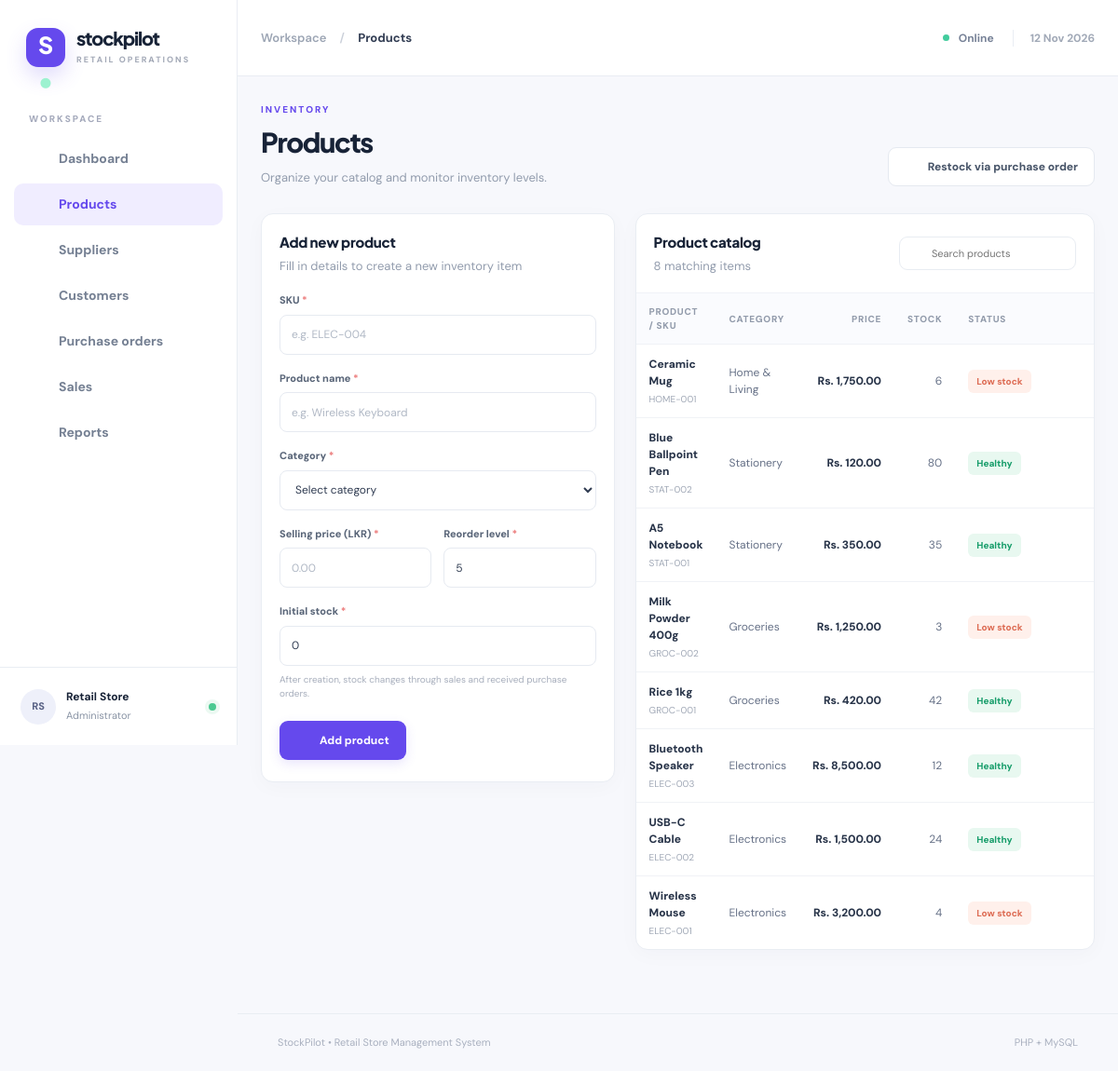
/products.php, run on the app's committed database.
### tables this page shows
CREATE TABLE products (
 product_id INT UNSIGNED AUTO_INCREMENT PRIMARY KEY,
 sku VARCHAR(40) NOT NULL UNIQUE,
 product_name VARCHAR(150) NOT NULL,
 category_id INT UNSIGNED NOT NULL,
 selling_price DECIMAL(12,2) NOT NULL,
 stock_quantity INT UNSIGNED NOT NULL DEFAULT 0,
 reorder_level INT UNSIGNED NOT NULL DEFAULT 5,
 created_at TIMESTAMP DEFAULT CURRENT_TIMESTAMP,
 CONSTRAINT fk_product_category FOREIGN KEY (category_id) REFERENCES categories(category_id),
 CONSTRAINT chk_product_price CHECK (selling_price >= 0)
);

CREATE TABLE categories (
 category_id INT UNSIGNED AUTO_INCREMENT PRIMARY KEY,
 category_name VARCHAR(100) NOT NULL UNIQUE
);

### products.php (the view, shortened to what this page needs)
<?php
require_once __DIR__.'/bootstrap.php';
$edit=isset($_GET['edit'])?one('SELECT * FROM products WHERE product_id=?',[valid_id($_GET['edit'])]):false;
$search=trim((string)($_GET['q']??''));
$products=rows('SELECT p.*,c.category_name FROM products p JOIN categories c ON c.category_id=p.category_id WHERE (?="" OR p.product_name LIKE ? OR p.sku LIKE ?) ORDER BY p.product_id DESC',[$search,'%'.$search.'%','%'.$search.'%']);
render_header('Products','products.php');page_heading('INVENTORY','Products','Organize your catalog and monitor inventory levels.','<a class="btn secondary" href="purchases.php">'.icon('truck').' Restock via purchase order</a>');
?>
<div class="two-column form-layout"><section class="panel"><div class="panel-head"><div><h3><?=$edit?'Edit product':'Add new product'?></h3><p><?=$edit?'Update product details below':'Fill in details to create a new inventory item'?></p></div></div><form class="form-body" method="post"><?=csrf_field()?><input type="hidden" name="id" value="<?=e($edit['product_id']??'')?>"><div class="field"><label>SKU <span>*</span></label><input name="sku" required maxlength="40" placeholder="e.g. ELEC-004" value="<?=e($edit['sku']??'')?>"></div><div class="field"><label>Product name <span>*</span></label><input name="product_name" required maxlength="150" placeholder="e.g. Wireless Keyboard" value="<?=e($edit['product_name']??'')?>"></div><div class="field"><label>Category <span>*</span></label><select name="category_id" required><option value="">Select category</option><?php foreach($cats as $c):?><option value="<?=$c['category_id']?>" <?=($edit['category_id']??'')==$c['category_id']?'selected':''?>><?=e($c['category_name'])?></option><?php endforeach;?></select></div><div class="form-grid"><div class="field"><label>Selling price (LKR) <span>*</span></label><input name="selling_price" type="number" min="0" max="9999999999" step="0.01" required value="<?=e($edit['selling_price']??'')?>" placeholder="0.00"></div><div class="field"><label>Reorder level <span>*</span></label><input name="reorder_level" type="number" min="0" required value="<?=e($edit['reorder_level']??'5')?>"></div></div><?php if(!$edit):?><div class="field"><label>Initial stock <span>*</span></label><input name="stock_quantity" type="number" min="0" required value="0"><div class="help">After creation, stock changes through sales and received purchase orders.</div></div><?php else:?><div class="inline-note">Current stock: <strong><?=e($edit['stock_quantity'])?> units</strong>. Stock is adjusted using sales and received orders.</div><?php endif;?><div class="form-actions"><button class="btn primary" type="submit"><?=icon('check')?><?=$edit?'Save changes':'Add product'?></button><?php if($edit):?><a href="products.php" class="btn ghost">Cancel</a><?php endif;?></div></form></section>
<section class="panel"><div class="panel-head"><div><h3>Product catalog</h3><p><?=count($products)?> matching items</p></div><form class="search-box" method="get"><?=icon('search')?><input name="q" value="<?=e($search)?>" placeholder="Search products" aria-label="Search products"></form></div><div class="table-wrap"><table><thead><tr><th>Product / SKU</th><th>Category</th><th class="right">Price</th><th class="right">Stock</th><th>Status</th><th></th></tr></thead><tbody><?php foreach($products as $p):?><tr><td><strong><?=e($p['product_name'])?></strong><small class="table-sub"><?=e($p['sku'])?></small></td><td><?=e($p['category_name'])?></td><td class="right amount"><?=cash($p['selling_price'])?></td><td class="right"><?=e($p['stock_quantity'])?></td><td><span class="pill <?=$p['stock_quantity']<=$p['reorder_level']?'danger':'positive'?>"><?=$p['stock_quantity']<=$p['reorder_level']?'Low stock':'Healthy'?></span></td><td><a href="products.php?edit=<?=$p['product_id']?>" class="icon-button" title="Edit product"><?=icon('edit')?></a></td></tr><?php endforeach;if(!$products):?><tr><td class="empty" colspan="6">No products found.</td></tr><?php endif;?></tbody></table></div></section></div>
<?php render_footer(); ?>

### bootstrap.php (shortened to what this page needs)
<?php
function db(): PDO {
    static $pdo = null;
    if ($pdo === null) {
        try {
            $pdo = new PDO('mysql:host='.DB_HOST.';port='.DB_PORT.';dbname='.DB_NAME.';charset=utf8mb4', DB_USER, DB_PASSWORD, [
                PDO::ATTR_ERRMODE => PDO::ERRMODE_EXCEPTION,
                PDO::ATTR_DEFAULT_FETCH_MODE => PDO::FETCH_ASSOC,
                PDO::ATTR_EMULATE_PREPARES => false,
            ]);
        } catch (PDOException $e) {
            http_response_code(503);
            exit('<div style="font:16px Arial;max-width:700px;margin:12vh auto;padding:35px;border:1px solid #ddd;border-radius:15px"><h2>Database connection failed</h2><p>Start MySQL in XAMPP, import <code>database.sql</code> and check <code>config.php</code>.</p><pre>'.htmlspecialchars($e->getMessage(),ENT_QUOTES,'UTF-8').'</pre></div>');
        }
    }
    return $pdo;
}
function e($value): string { return htmlspecialchars((string)($value ?? ''), ENT_QUOTES | ENT_SUBSTITUTE, 'UTF-8'); }
function cash($value): string { return 'Rs. '.number_format((float)$value, 2); }
function take_flash(): ?array { $f=$_SESSION['flash']??null;unset($_SESSION['flash']);return $f; }
function rows(string $sql, array $params=[]): array { $stmt=db()->prepare($sql);$stmt->execute($params);return $stmt->fetchAll(); }
function icon(string $name): string {
    $paths=[
      'grid'=>'<rect x="3" y="3" width="7" height="7" rx="1"/><rect x="14" y="3" width="7" height="7" rx="1"/><rect x="3" y="14" width="7" height="7" rx="1"/><rect x="14" y="14" width="7" height="7" rx="1"/>',
      'box'=>'<path d="M21 8a2 2 0 0 0-1-1.73l-7-4a2 2 0 0 0-2 0l-7 4A2 2 0 0 0 3 8v8a2 2 0 0 0 1 1.73l7 4a2 2 0 0 0 2 0l7-4A2 2 0 0 0 21 16Z"/><path d="m3.3 7 8.7 5 8.7-5M12 22V12"/>',
      'truck'=>'<path d="M10 17h4V5H2v12h3"/><path d="M14 9h4l4 4v4h-3"/><circle cx="7.5" cy="17.5" r="2.5"/><circle cx="16.5" cy="17.5" r="2.5"/>',
      'cart'=>'<circle cx="9" cy="21" r="1"/><circle cx="20" cy="21" r="1"/><path d="M1 1h4l2.8 13.4a2 2 0 0 0 2 1.6h9.8a2 2 0 0 0 2-1.6L23 6H6"/>',
      'users'=>'<path d="M16 21v-2a4 4 0 0 0-4-4H6a4 4 0 0 0-4 4v2"/><circle cx="9" cy="7" r="4"/><path d="M22 21v-2a4 4 0 0 0-3-3.87M16 3.13a4 4 0 0 1 0 7.75"/>',
      'chart'=>'<path d="M3 3v18h18M7 16v-5M12 16V7M17 16v-9"/>',
      'plus'=>'<path d="M12 5v14M5 12h14"/>',
      'search'=>'<circle cx="11" cy="11" r="8"/><path d="m21 21-4.35-4.35"/>',
      'alert'=>'<path d="M10.3 3.9 2 18.2A2 2 0 0 0 3.7 21h16.6a2 2 0 0 0 1.7-2.8L13.7 3.9a2 2 0 0 0-3.4 0Z"/><path d="M12 9v4M12 17h.01"/>',
      'arrow'=>'<path d="M5 12h14m-6-6 6 6-6 6"/>',
      'check'=>'<path d="m5 12 4 4L19 6"/>',
      'layers'=>'<path d="m12 2-9 5 9 5 9-5-9-5ZM3 12l9 5 9-5M3 17l9 5 9-5"/>',
      'menu'=>'<path d="M4 6h16M4 12h16M4 18h16"/>',
      'printer'=>'<path d="M6 9V2h12v7M6 18H4a2 2 0 0 1-2-2v-5a2 2 0 0 1 2-2h16a2 2 0 0 1 2 2v5a2 2 0 0 1-2 2h-2"/><path d="M6 14h12v8H6z"/>',
      'edit'=>'<path d="M12 20h9M16 4a2.1 2.1 0 0 1 3 3L7 19l-4 1 1-4Z"/>',
      'trash'=>'<path d="M3 6h18M8 6V4h8v2m3 0-1 14H6L5 6M10 10v6m4-6v6"/>',
    ];
    return '<svg width="19" height="19" viewBox="0 0 24 24" fill="none" stroke="currentColor" stroke-width="1.8" stroke-linecap="round" stroke-linejoin="round" aria-hidden="true">'.($paths[$name]??$paths['grid']).'</svg>';
}
function render_header(string $title,string $section): void {
    $nav=['index.php'=>['grid','Dashboard'],'products.php'=>['box','Products'],'suppliers.php'=>['truck','Suppliers'],'customers.php'=>['users','Customers'],'purchases.php'=>['layers','Purchase orders'],'sales.php'=>['cart','Sales'],'reports.php'=>['chart','Reports']];
    $flash=take_flash();
    ?><!doctype html><html lang="en"><head><meta charset="utf-8"><meta name="viewport" content="width=device-width,initial-scale=1"><title><?=e($title)?> · <?=APP_NAME?></title><link rel="stylesheet" href="assets/style.css"></head>
    <body><div class="shell"><aside class="sidebar" id="sidebar"><div class="brand"><div class="brand-mark">S<span>•</span></div><div><strong>stockpilot</strong><small>RETAIL OPERATIONS</small></div></div><div class="nav-heading">WORKSPACE</div><nav class="nav"><?php foreach($nav as $path=>[$glyph,$label]): ?><a class="nav-link <?=$section===$path?'active':''?>" href="<?=e($path)?>"><?=icon($glyph)?><span><?=e($label)?></span></a><?php endforeach; ?></nav><div class="sidebar-bottom"><div class="avatar">RS</div><div><strong>Retail Store</strong><small>Administrator</small></div><span class="online"></span></div></aside><div class="main"><header class="topbar"><button type="button" class="icon-button mobile-menu" onclick="document.getElementById('sidebar').classList.toggle('show')" aria-label="Open menu"><?=icon('menu')?></button><div class="breadcrumb">Workspace <span>/</span> <strong><?=e($title)?></strong></div><div class="top-right"><span class="live-dot"></span> Online <span class="top-date"><?=date('d M Y')?></span></div></header><main class="content"><?php if($flash):?><div class="notice <?=e($flash['type'])?>"><?=icon($flash['type']==='error'?'alert':'check')?><?=e($flash['message'])?></div><?php endif;?>
    <?php
}
function render_footer(): void { echo '</main><footer class="footer">StockPilot • Retail Store Management System <span>PHP + MySQL</span></footer></div></div><script src="assets/app.js"></script></body></html>'; }
function page_heading(string $eyebrow,string $title,string $description,string $right=''): void {echo '<div class="page-heading"><div><div class="eyebrow">'.e($eyebrow).'</div><h1>'.e($title).'</h1><p>'.e($description).'</p></div><div class="heading-actions">'.$right.'</div></div>';}

### data on the page
products: product_name "Ceramic Mug", sku "HOME-001", category.category_name "Home & Living", selling_price "Rs. 1,750.00", stock_quantity "6", reorder_level "Low stock"
products: product_name "Blue Ballpoint Pen", sku "STAT-002", category.category_name "Stationery", selling_price "Rs. 120.00", stock_quantity "80", reorder_level "Healthy"
products: product_name "A5 Notebook", sku "STAT-001", category.category_name "Stationery", selling_price "Rs. 350.00", stock_quantity "35", reorder_level "Healthy"
products: product_name "Milk Powder 400g", sku "GROC-002", category.category_name "Groceries", selling_price "Rs. 1,250.00", stock_quantity "3", reorder_level "Low stock"
products: product_name "Rice 1kg", sku "GROC-001", category.category_name "Groceries", selling_price "Rs. 420.00", stock_quantity "42", reorder_level "Healthy"
products: product_name "Bluetooth Speaker", sku "ELEC-003", category.category_name "Electronics", selling_price "Rs. 8,500.00", stock_quantity "12", reorder_level "Healthy"
products: product_name "USB-C Cable", sku "ELEC-002", category.category_name "Electronics", selling_price "Rs. 1,500.00", stock_quantity "24", reorder_level "Healthy"
products: product_name "Wireless Mouse", sku "ELEC-001", category.category_name "Electronics", selling_price "Rs. 3,200.00", stock_quantity "4", reorder_level "Low stock"

### other printed values
$label "Dashboard"
$label "Products"
$label "Suppliers"
$label "Customers"
$label "Purchase orders"
$label "Sales"
$label "Reports"
$title "Products"
$eyebrow "INVENTORY"
$description "Organize your catalog and monitor inventory levels."
$right "Restock via purchase order"
count($products) "8"
